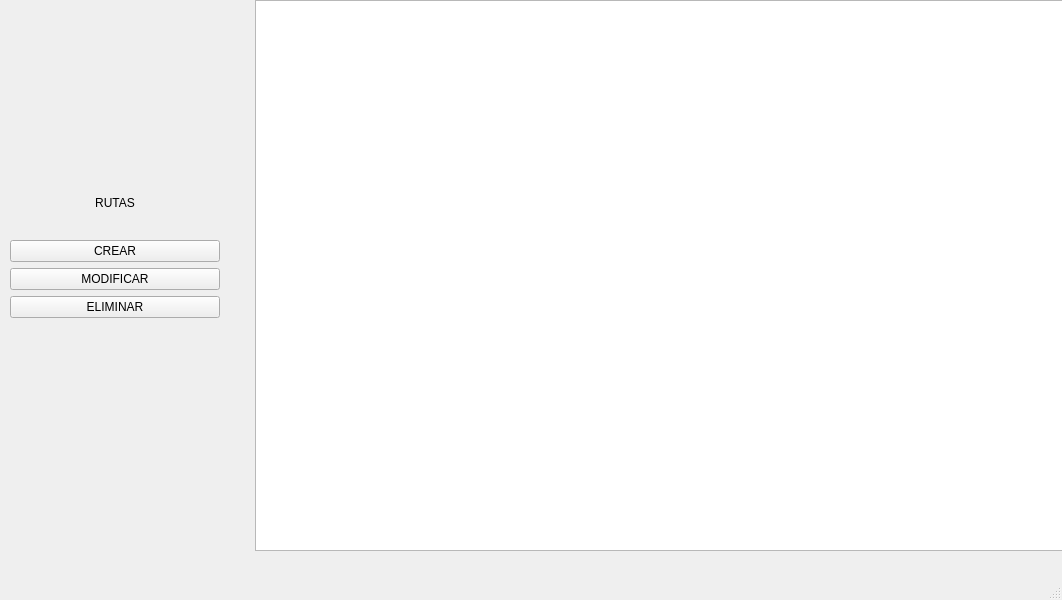
<?xml version="1.0" encoding="UTF-8"?>
<ui version="4.0">
 <class>MainWindow</class>
 <widget class="QMainWindow" name="MainWindow">
  <property name="geometry">
   <rect>
    <x>0</x>
    <y>0</y>
    <width>1062</width>
    <height>600</height>
   </rect>
  </property>
  <property name="windowTitle">
   <string>MainWindow</string>
  </property>
  <property name="toolButtonStyle">
   <enum>Qt::ToolButtonStyle::ToolButtonTextBesideIcon</enum>
  </property>
  <property name="dockNestingEnabled">
   <bool>false</bool>
  </property>
  <widget class="QWidget" name="centralwidget">
   <widget class="QGraphicsView" name="graphicsView">
    <property name="geometry">
     <rect>
      <x>255</x>
      <y>0</y>
      <width>811</width>
      <height>551</height>
     </rect>
    </property>
   </widget>
   <widget class="QWidget" name="verticalLayoutWidget">
    <property name="geometry">
     <rect>
      <x>10</x>
      <y>170</y>
      <width>211</width>
      <height>149</height>
     </rect>
    </property>
    <layout class="QVBoxLayout" name="verticalLayout_2">
     <property name="sizeConstraint">
      <enum>QLayout::SizeConstraint::SetMinimumSize</enum>
     </property>
     <property name="leftMargin">
      <number>0</number>
     </property>
     <property name="topMargin">
      <number>1</number>
     </property>
     <property name="rightMargin">
      <number>1</number>
     </property>
     <property name="bottomMargin">
      <number>1</number>
     </property>
     <item>
      <widget class="QLabel" name="label">
       <property name="text">
        <string>RUTAS</string>
       </property>
       <property name="textFormat">
        <enum>Qt::TextFormat::AutoText</enum>
       </property>
       <property name="scaledContents">
        <bool>false</bool>
       </property>
       <property name="alignment">
        <set>Qt::AlignmentFlag::AlignCenter</set>
       </property>
       <property name="wordWrap">
        <bool>false</bool>
       </property>
       <property name="textInteractionFlags">
        <set>Qt::TextInteractionFlag::NoTextInteraction</set>
       </property>
       <property name="buddy">
        <cstring></cstring>
       </property>
      </widget>
     </item>
     <item>
      <widget class="QPushButton" name="CREAR">
       <property name="text">
        <string>CREAR</string>
       </property>
      </widget>
     </item>
     <item>
      <widget class="QPushButton" name="pushButton_2">
       <property name="text">
        <string>MODIFICAR</string>
       </property>
      </widget>
     </item>
     <item>
      <widget class="QPushButton" name="pushButton_3">
       <property name="text">
        <string>ELIMINAR</string>
       </property>
       <property name="checkable">
        <bool>false</bool>
       </property>
       <property name="autoDefault">
        <bool>false</bool>
       </property>
       <property name="default">
        <bool>false</bool>
       </property>
       <property name="flat">
        <bool>false</bool>
       </property>
      </widget>
     </item>
    </layout>
   </widget>
  </widget>
  <widget class="QMenuBar" name="menubar">
   <property name="geometry">
    <rect>
     <x>0</x>
     <y>0</y>
     <width>1062</width>
     <height>21</height>
    </rect>
   </property>
  </widget>
  <widget class="QStatusBar" name="statusbar"/>
 </widget>
 <resources/>
 <connections/>
</ui>
